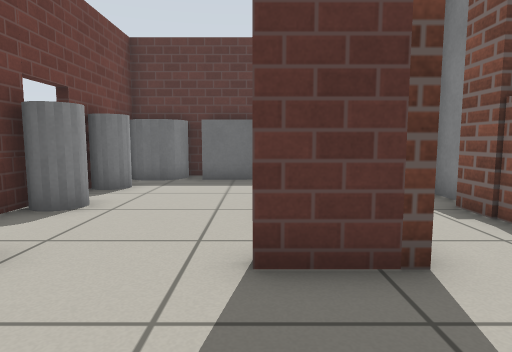
view 1 (above)

13 first-person views from a walk through a Gazebo world. The camera is 0.65 m above the floor, tilts 6° down and sees 75° across. The floor is counted in squares, 0.5 m on a side. Each view is taken from the middle of a square. On the plan, view 1 faces up. The plan holds only what a view shows up to about 14 squares ahead; the rest is blank. Simple patterns stand in for the simulator's built-in surfaces.

view 2
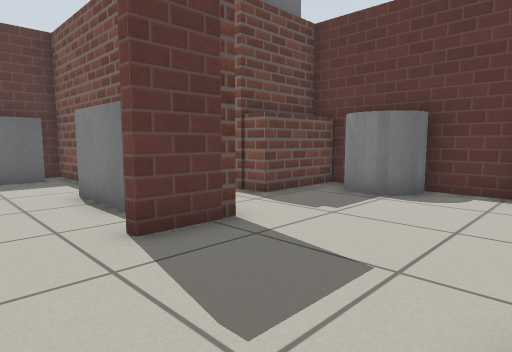

view 3
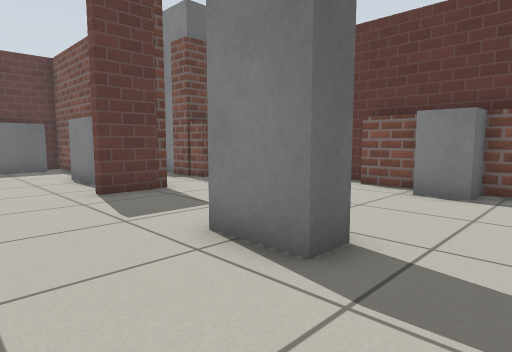

view 4
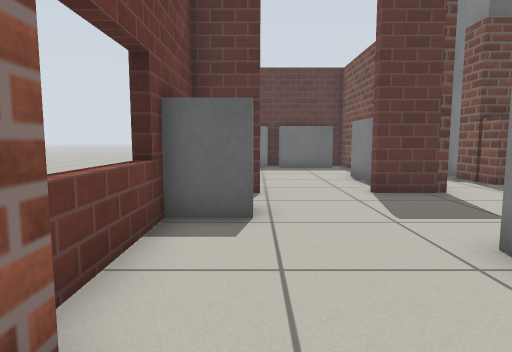

view 5
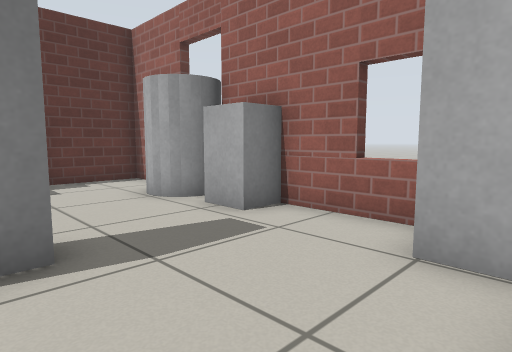

view 6
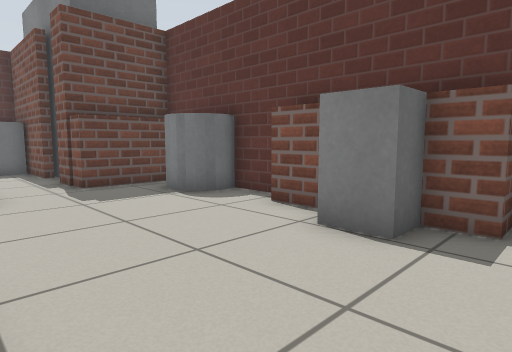

view 7
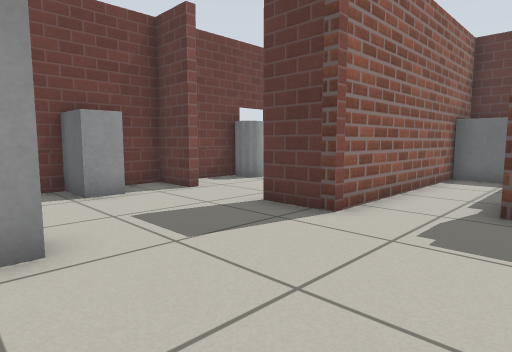

view 8
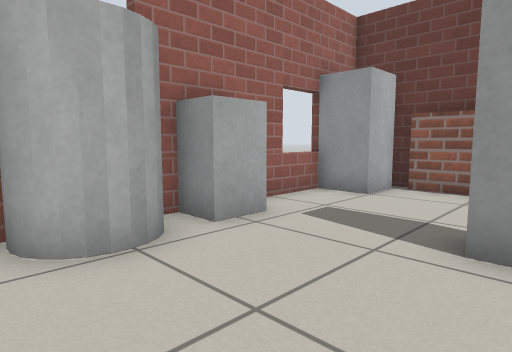

view 9
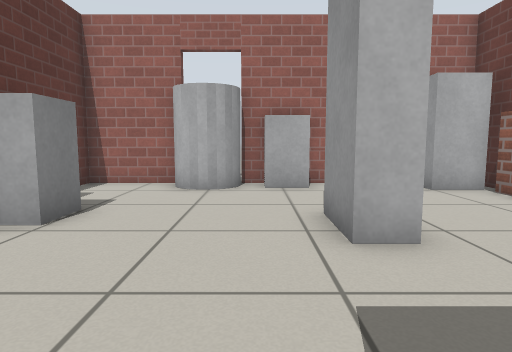

view 10
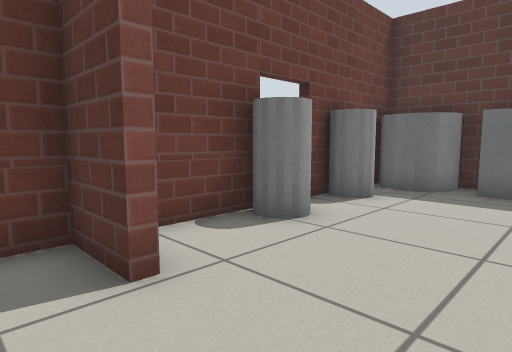

view 11
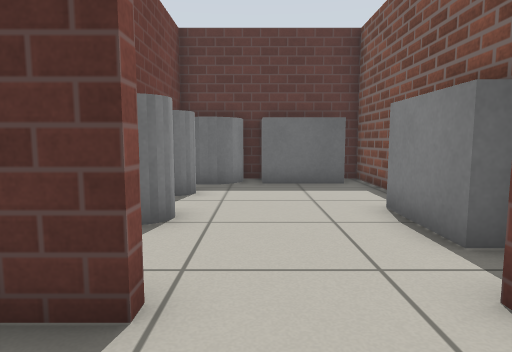

view 12
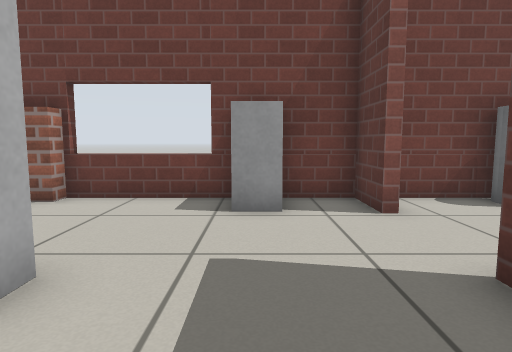

view 13
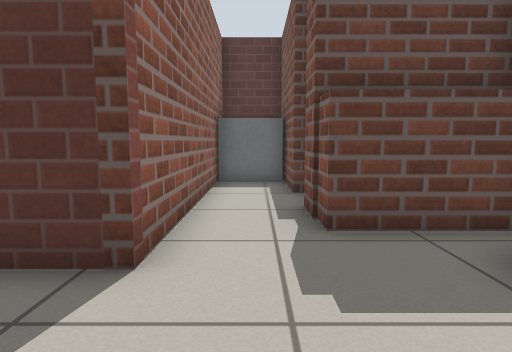

### Floor plan
Points are (right, up) in squares from view 1. A wall is a line through its corners. A room is listed if a view was taken in it or the views show most of it. See-through windows are left out.
Room 1 (views 1, 2, 3, 4, 5, 6, 7, 8, 9, 10, 11, 12, 13)
walls: (1.8, 4.5) (1.8, 3.3) (-0.1, 3.3); (-2.9, 3.3) (-4.5, 3.3) (-4.5, -6.5); (1.5, 7.4) (1.5, 10.2); (6.3, -1.4) (6.3, -0.1); (7.2, 3.4) (7.2, 5.5) (3.9, 5.5); (7.1, 4.7) (4, 4.7) (4, 6.5); (4, 8.1) (4, 12.1); (-4.9, -3.3) (-4, -3.3) (-4, -5.4); (6.3, -4.3) (6.3, -3.7); (1.8, 10.2) (1.8, 7.4); (4.4, -7.3) (7.2, -7.3) (7.2, 1.5); (-2.5, -7.3) (2.5, -7.3); (1.5, 12.4) (-2.5, 12.4); (4, 12.4) (1.7, 12.4); (-4.5, 12.5) (-4.5, 4.2)
low walls: (7.1, -4.3) (6.3, -4.3)
objects: grey box (-4, -7) to (-3, -6); grey box (-4, 1) to (-3, 1); grey cylinder (-4, 6) to (-4, 7); grey cylinder (-4, 9); grey cylinder (-4, 11) to (-3, 13); grey box (-1, 11) to (1, 12); grey box (0, -3) to (0, -1); grey box (1, -7); grey box (1, 5) to (1, 7); grey box (2, 11) to (3, 12); grey cylinder (3, -7) to (4, -6); grey box (6, -3) to (6, -2); grey cylinder (6, 2) to (7, 3)

Positions as (right, up) in squares from view 1, and headings:
1: (0, 0), facing up
2: (-2, -1), facing up-right
3: (-3, -5), facing up-right
4: (-3, -5), facing up
5: (-4, -2), facing down-right
6: (1, -5), facing up-right
7: (5, -2), facing up-left
8: (5, -2), facing down-left
9: (2, 3), facing down
10: (0, 2), facing up-left
11: (-2, 1), facing up
12: (3, 1), facing left
13: (3, 0), facing up
